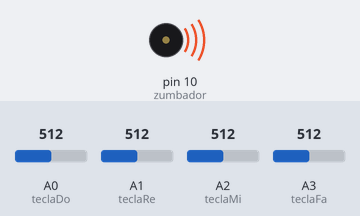
The sketch below on a simulated Arduino Uno, built with avr-gcc and run on an emulated ATmega328P. Shown: buzzer (waves = sounding). The inputs (shaded band) are chosen by the test bench; at power-on: A0 (teclaDo) = 512, A1 (teclaRe) = 512, A2 (teclaMi) = 512, A3 (teclaFa) = 512.

Above: at 0.12 s.
Timing chart, 0 to 3.0 s (numbered marks = the images above):
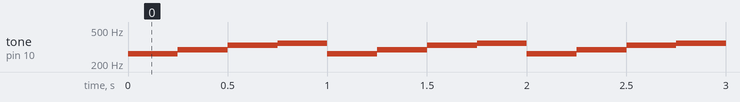

The sketch:

07-piano-de-frutas-mejora2.ino
```cpp
// Escala musical: cuatro teclas MkMk tocan Do, Re, Mi y Fa

const int teclaDo = A0;   // tecla Do en la entrada MkMk A0
const int teclaRe = A1;   // tecla Re en la entrada MkMk A1
const int teclaMi = A2;   // tecla Mi en la entrada MkMk A2
const int teclaFa = A3;   // tecla Fa en la entrada MkMk A3
const int zumbador = 10;  // zumbador conectado al pin 10

const int umbral = 350;    // por encima de este valor hay contacto
const int notaDo = 262;    // frecuencias de las notas, en Hz
const int notaRe = 294;
const int notaMi = 330;
const int notaFa = 349;
const int duracion = 250;  // duración de cada nota, en milisegundos

void setup() {
  pinMode(zumbador, OUTPUT);  // el zumbador es una salida
}

void loop() {
  if (analogRead(teclaDo) > umbral) {
    tone(zumbador, notaDo, duracion);  // tecla Do
    delay(duracion);
  }
  if (analogRead(teclaRe) > umbral) {
    tone(zumbador, notaRe, duracion);  // tecla Re
    delay(duracion);
  }
  if (analogRead(teclaMi) > umbral) {
    tone(zumbador, notaMi, duracion);  // tecla Mi
    delay(duracion);
  }
  if (analogRead(teclaFa) > umbral) {
    tone(zumbador, notaFa, duracion);  // tecla Fa
    delay(duracion);
  }
}
```

Measured:
- by itself, tone on pin 10 (zumbador): repeats every 1.0 s: 294 Hz 0.25 s, 330 Hz 0.25 s, 349 Hz 0.25 s, 262 Hz 0.25 s
